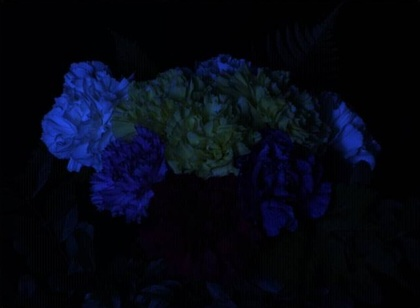
%> input picture filters/SIAM IS-2015-Non-local Retinex/Flores_Original.jpg, 420 x 308 px, shrunk from 632 x 464 before the run
$ octave --eval "result = ContrastEnhancement('Flores_Original.jpg');"   (GNU Octave 9; MATLAB toolbox functions it lacks are replaced by stand-ins)
%> lines starting %> are read from the running program, lines starting %| are printed output that depends on the picture
### filters/SIAM IS-2015-Non-local Retinex/weights_color.m
function W = weights_color(I,ws,thres)
% Helper function to compute color-based weights
% Compute the color weight (measure the similarity in color) given by the
% following formula:
%      W(x,y) = 1 if  cos((rx gx bx), (ry gy by))>=thres,
%             = 0, otherwise
% for all y in the window search of size (2*ws+1)x(2*ws+1), centered at x
%
%
% Authors: Dominique Zosso & Giang Tran
% UCLA, Department of Mathematics
%
% zosso@math.ucla.edu --- http://www.math.ucla.edu/~zosso
% Initial release 2014-08-11 (c) 2014
%
% W = weights_color(I,ws,thres)
%
% Input:
% ------
% I         - input color image (nxm), N = nxm
% ws        - half of the window size. ws default is 2
% thres     - color threshold. thres default is cos(5.0*pi/180.0)
%
% Output:
% -------
% W         - the color-distance based binary weights (NxN)
%
% When using this code, please do cite our papers:
%
% D. Zosso, G. Tran, S. Osher, "A unifying retinex model based on non-local
% differential operators," IS&T / SPIE Electronic Imaging: Computational
% Imaging XI, San Francisco, USA, 2013.
% DOI: http://dx.doi.org/10.1117/12.2008839
% Preprint: ftp://ftp.math.ucla.edu/pub/camreport/cam13-03.pdf
%
% D. Zosso, G. Tran, S. Osher, "Non-local Retinex - A Unifying Framework
% and Beyond," SIAM Journal on Imaging Science (submitted).
% Preprint: ftp://ftp.math.ucla.edu/pub/camreport/cam14-49.pdf
%

if (nargin == 1)
    ws = 2;
    thres = cos(5.0*pi/180.0);
end

[rows,cols,h] = size(I);
% patch window vector at every pixel Ipatch(1:h,i) = (ri,gi,bi)
Ipatch = zeros(h,rows*cols);
for i=1:h
    tmp = I(:,:,i);
    Ipatch(i,:) = tmp(:);
end
% Normalize
SSI = sqrt(sum(Ipatch.^2));% norm of each column of Ipatch
Ipatch = Ipatch./repmat(SSI,h,1);

% dist(:,i) = cos(I_i(t)*I_j(t)) where -ws <= t1,t2 <= ws for all j in the search window centered at i
pixels = rows*cols;
dist = zeros((2*ws+1)^2,pixels);
[r,c] = ind2sub([rows,cols],1:pixels);
for wc = 0:ws
    for wr = -ws:ws
        idx =1:pixels;

        im_index = wr+wc*rows +idx;% position in the image

        idx_keep = find(wr+r > 0 & wr+r <= rows & wc+c<=cols);

        k=(wc+ws)*(2*ws+1)+wr+ws+1;% position in the search window
        dist(k,idx_keep) = sum(Ipatch(:,im_index(idx_keep)).*Ipatch(:,idx_keep));% cosine distance
        dist((2*ws+1)^2+1-k,im_index(idx_keep)) = dist(k,idx_keep);% reflect through the vertical axis passing origin
   end
end
% Computing the weight by define dist(dist<thres)=0;

dist(dist==1.0) = 0.0;
dist(dist<thres) = 0.0;% disregard unsimilarity pixels
[trows,tcols,~] = find(dist); % trows in 1:(2*ws+1)^2; tcols in 1:pixels

% position in the vector image I
ind1 = tcols;
ind2 = ind1 + trows + floor((trows-1)/(2*ws+1))*(rows-2*ws-1)-ws-1-ws*rows;
%W = sparse(ind1,ind2,tvalues,pixels,pixels);
W = sparse(ind1,ind2,1,pixels,pixels);


### filters/SIAM IS-2015-Non-local Retinex/weights_Gaussian.m
function W = weights_Gaussian( I, d, sigma )
% Helper function to compute "semi-local" distance-based Gaussian weights
% W(point1,point2) =
%     {1/(2*pi*sigma^2)}*exp{-dist^2(point1,point2)/(2sigma^2)}
%
% where point1 and point2 are two points in I,
% and point2 is in a square of size (2*d+1)x(2*d+1), centered at point1.
%
% Authors: Dominique Zosso & Giang Tran
% UCLA, Department of Mathematics
%
% zosso@math.ucla.edu --- http://www.math.ucla.edu/~zosso
% Initial release 2014-08-11 (c) 2014
%
% Input:
% ------
% I         - Input image (nxm), N = nxm
% d         - radius of Gaussian kernel support
% sigma     - standard deviation of Gaussian kernel
%
% Output:
% -------
% W         - sparse weight matrix (NxN)
%
%
% When using this code, please do cite our papers:
%
% D. Zosso, G. Tran, S. Osher, "A unifying retinex model based on non-local
% differential operators," IS&T / SPIE Electronic Imaging: Computational
% Imaging XI, San Francisco, USA, 2013.
% DOI: http://dx.doi.org/10.1117/12.2008839
% Preprint: ftp://ftp.math.ucla.edu/pub/camreport/cam13-03.pdf
%
% D. Zosso, G. Tran, S. Osher, "Non-local Retinex - A Unifying Framework
% and Beyond," SIAM Journal on Imaging Science (submitted).
% Preprint: ftp://ftp.math.ucla.edu/pub/camreport/cam14-49.pdf
%

if (nargin==1)
    d=3;
    sigma = 3;
end

[Ny, Nx] = size(I);
N = Nx * Ny;
[yi, xi] = ind2sub( [Ny,Nx], 1:N );

% Gaussian kernel
kernel = fspecial( 'Gaussian', 2*d+1, sigma );
% kernel at the center = 0
kernel( size(kernel,1)/2+0.5, size(kernel,2)/2+0.5 ) = 0;
% Normalized kernel
kernel = kernel / sum(kernel(:));
%--> kernel can be used as a LUT, now

W = sparse(N,N);

for dx = -d:d
    for dy = -d:d
        xip = xi+dx;
        yip = yi+dy;
        % Check two points are within a square of size 2d+1 and within the image size range
        i = find( (xip <= Nx) & (xip > 0) & (yip <= Ny) & (yip > 0) );

        j = sub2ind( [Ny,Nx], yip(i), xip(i) );
        W = W + sparse( i, j, kernel(dy+d+1,dx+d+1), N, N );
    end
end

end

### filters/SIAM IS-2015-Non-local Retinex/gradient_filter.m
function [f, tau] = gradient_filter( filter_option, w1, w2, lambda )
% Helper function that selects a filter function handle for gradient
% filtering
%
% Authors: Dominique Zosso & Giang Tran
% UCLA, Department of Mathematics
%
% zosso@math.ucla.edu --- http://www.math.ucla.edu/~zosso
% Initial release 2014-08-11 (c) 2014
%
% f = gradient_filter( filter_option )
%
% Input:
% ------
% filter_option - filter name: 'hard', 'soft', 'scale', 'unshrink', 'none'
% w1            - weight matrices for gradient sparsity
% w2            - weight matrices for gradient fidelity
% lambda        - gradient fidelity/sparsity balancing weight
%
% Output:
% -------
% f             - handle to selected filter function
% tau           - sparse adaptive threshold matrix (NxN)
%
% When using this code, please do cite our papers:
%
% D. Zosso, G. Tran, S. Osher, "A unifying retinex model based on non-local
% differential operators," IS&T / SPIE Electronic Imaging: Computational
% Imaging XI, San Francisco, USA, 2013.
% DOI: http://dx.doi.org/10.1117/12.2008839
% Preprint: ftp://ftp.math.ucla.edu/pub/camreport/cam13-03.pdf
%
% D. Zosso, G. Tran, S. Osher, "Non-local Retinex - A Unifying Framework
% and Beyond," SIAM Journal on Imaging Science (submitted).
% Preprint: ftp://ftp.math.ucla.edu/pub/camreport/cam14-49.pdf
%

switch filter_option
    case 'hard'
        f = @(z,tau) z.*(abs(z)>tau); % hard threshold (Morel, Ma2011)
        sw1 = sqrt(w1);
        sw2 = sqrt(w2);
    case 'soft'
        f = @(z,tau) (z-sign(z)*tau).*(abs(z)>tau); % soft threshold (Ma2010, Ng&Wang)
        sw1 = sqrt(w1);
        sw2 = (w2);
    case 'scale'
        f = @(z,tau) z/(1+tau); % uniform scaling (Kimmel)
        sw1 = (w1);
        sw2 = (w2);
    case 'unshrink'
        f = @(z,tau) z + sign(z)*tau; % unshrinking (Bertalmio&PalmaAmestoy)
        sw1 = sqrt(w1);
        sw2 = (w2);
    case 'none'
        f = @(z,tau) z; % identity (= no filtering)
        sw1 = (w1);
        sw2 = (w2);
end

N = size(sw1,1);

[row,col,v] = find(sw1);
v = v./sw2(find(sw1));

tau = lambda*sparse(row,col,v,N,N);
tau(isinf(tau)) = 1e+5;
end

### filters/SIAM IS-2015-Non-local Retinex/filtered_gradients.m
function grad = filtered_gradients(I,w3,f,tau)
% Helper function that filters gradients of image I and weights w3, using
% filter function f and threshold parameter tau.
%
% Authors: Dominique Zosso & Giang Tran
% UCLA, Department of Mathematics
%
% zosso@math.ucla.edu --- http://www.math.ucla.edu/~zosso
% Initial release 2014-08-11 (c) 2014
%
% grad = filtered_gradients( I, w3, f, tau )
%
% Input:
% ------
% I         - Image defined on nodes V (Nx1)
% w3        - non-negative weight matrix on edges E (NxN)
% f         - gradient filter function (see gradient_filter.m)
% tau       - thresholding parameter to f
%
% Output:
% -------
% grad      - filtered gradient on edges E (NxN)
%
% When using this code, please do cite our papers:
%
% D. Zosso, G. Tran, S. Osher, "A unifying retinex model based on non-local
% differential operators," IS&T / SPIE Electronic Imaging: Computational
% Imaging XI, San Francisco, USA, 2013.
% DOI: http://dx.doi.org/10.1117/12.2008839
% Preprint: ftp://ftp.math.ucla.edu/pub/camreport/cam13-03.pdf
%
% D. Zosso, G. Tran, S. Osher, "Non-local Retinex - A Unifying Framework
% and Beyond," SIAM Journal on Imaging Science (submitted).
% Preprint: ftp://ftp.math.ucla.edu/pub/camreport/cam14-49.pdf
%

N = length(I(:));
[row,col,~] = find(w3);
z = sparse(row,col, I(col)-I(row),N,N);
fgrad = f(z,tau);
grad = fgrad.*sqrt(w3);
end

### filters/SIAM IS-2015-Non-local Retinex/L1_retinex_solver.m
function r = L1_retinex_solver( W, alpha, beta, f, tau, I, rho, inner, relTol, pcgTol )
% Core retinex solver for the L1 (p=1) gradient fidelity case.
%
% Authors: Dominique Zosso & Giang Tran
% UCLA, Department of Mathematics
%
% zosso@math.ucla.edu --- http://www.math.ucla.edu/~zosso
% Initial release 2014-08-11 (c) 2014
%
% r = L1_retinex_solver( W, alpha, beta, f, tau, I, rho, inner, relTol, pcgTol )
%
% Input:
% ------
% W         - weight matrix of size NxN
% alpha     - contrast compression, weight of L2(r)^2 term
% beta      - fidelity, weight of the term L2(r-i)^2
% f         - the gradient filter function
% tau       - threshold NxN
% I         - original image written as a column vector Nx1
% rho       - penalty weight for the ADMM quadratic constraint penalty
% inner     - max number of ADMM iterations (typical 150)
% reltol    - tolerance to stop the ADMM iterations (relTol = 5e-5)
% pcgTol    - tolerance to stop the pcg in solving Ax=b (pcgTol = 1e-6)
%
% Output:
% -------
% r         - reflectance of size Nx1
%
% When using this code, please do cite our papers:
%
% D. Zosso, G. Tran, S. Osher, "A unifying retinex model based on non-local
% differential operators," IS&T / SPIE Electronic Imaging: Computational
% Imaging XI, San Francisco, USA, 2013.
% DOI: http://dx.doi.org/10.1117/12.2008839
% Preprint: ftp://ftp.math.ucla.edu/pub/camreport/cam13-03.pdf
%
% D. Zosso, G. Tran, S. Osher, "Non-local Retinex - A Unifying Framework
% and Beyond," SIAM Journal on Imaging Science (submitted).
% Preprint: ftp://ftp.math.ucla.edu/pub/camreport/cam14-49.pdf
%

% PreCompute
N = length(I(:));
L = make_Laplacian(W);

% initialization
nabla_i = filtered_gradients( I, W, f, tau );
d = sparse( N, N );
mu = sparse( N, N );
r = I;

A = (alpha/rho + beta/rho)*speye(N) - L;

err = 1;
tol = relTol*norm(I,2);
k = 0;

[rows,cols,values] = find(W);
svalues = sqrt(values);

while ((err>tol) && (k<inner))
    k = k+1;

    % r-step
    rp = r;
    div_d_mu = nonlocal_divergence( W, d - mu/rho );
    b = beta/rho*I - div_d_mu;
    [r,~] = pcg(A,b,pcgTol,100);

    % d-step
    nabla_r = sparse(rows, cols, (r(cols)-r(rows)).*svalues, N, N );

    dtmp = nabla_r - nabla_i + mu/rho;
    d = (dtmp-sign(dtmp)*0.5/rho).*(abs(dtmp) >(0.5/rho)) + nabla_i;

    % mu-step
    mu = mu + rho*( nabla_r - d );

    % error
    err=sum(sum((rp-r).^2));
end

end

### filters/SIAM IS-2015-Non-local Retinex/nonlocal_divergence.m
function div = nonlocal_divergence( W, v )
% Helper function that computes the non-local divergence of vector v on
% graph weights W.
%
% Authors: Dominique Zosso & Giang Tran
% UCLA, Department of Mathematics
%
% zosso@math.ucla.edu --- http://www.math.ucla.edu/~zosso
% Initial release 2014-08-11 (c) 2014
%
% div = nonlocal_divergence( W, v )
%
% Input:
% ------
% W         - Weight matrix (NxN)
% v         - vector field (NxN)
%
% Output:
% -------
% div       - divergence of vector field (Nx1)
%
%
% When using this code, please do cite our papers:
%
% D. Zosso, G. Tran, S. Osher, "A unifying retinex model based on non-local
% differential operators," IS&T / SPIE Electronic Imaging: Computational
% Imaging XI, San Francisco, USA, 2013.
% DOI: http://dx.doi.org/10.1117/12.2008839
% Preprint: ftp://ftp.math.ucla.edu/pub/camreport/cam13-03.pdf
%
% D. Zosso, G. Tran, S. Osher, "Non-local Retinex - A Unifying Framework
% and Beyond," SIAM Journal on Imaging Science (submitted).
% Preprint: ftp://ftp.math.ucla.edu/pub/camreport/cam14-49.pdf
%
N = size( W, 1 );

in = sqrt(W).*v;
in = in - in';

div = in*ones(N,1);
return

### filters/SIAM IS-2015-Non-local Retinex/make_Laplacian.m
function L = make_Laplacian( W )
% Helper function that builds the Laplacian matrix from graph weights W.
%
% Authors: Dominique Zosso & Giang Tran
% UCLA, Department of Mathematics
%
% zosso@math.ucla.edu --- http://www.math.ucla.edu/~zosso
% Initial release 2014-08-11 (c) 2014
%
% L = make_Laplacian( W )
%
% Input:
% ------
% W         - graph weights (NxN)
%
% Output:
% -------
% L         - Laplacian matrix (NxN)
%
% When using this code, please do cite our papers:
%
% D. Zosso, G. Tran, S. Osher, "A unifying retinex model based on non-local
% differential operators," IS&T / SPIE Electronic Imaging: Computational
% Imaging XI, San Francisco, USA, 2013.
% DOI: http://dx.doi.org/10.1117/12.2008839
% Preprint: ftp://ftp.math.ucla.edu/pub/camreport/cam13-03.pdf
%
% D. Zosso, G. Tran, S. Osher, "Non-local Retinex - A Unifying Framework
% and Beyond," SIAM Journal on Imaging Science (submitted).
% Preprint: ftp://ftp.math.ucla.edu/pub/camreport/cam14-49.pdf
%

L = W+W';
e = -ones( size(L,1), 1 );
L = spdiags( L * e, 0, L );
return

### filters/SIAM IS-2015-Non-local Retinex/ContrastEnhancement.m
function varargout = ContrastEnhancement(imgName)
%> called with imgName = 'Flores_Original.jpg'

% L1/HSV Retinex test for contrast enhancement
%
% Authors: Dominique Zosso & Giang Tran
% UCLA, Department of Mathematics
%
% zosso@math.ucla.edu --- http://www.math.ucla.edu/~zosso
% Initial release 2014-08-11 (c) 2014
%
% When using this code, please do cite our papers:
%
% D. Zosso, G. Tran, S. Osher, "A unifying retinex model based on non-local
% differential operators," IS&T / SPIE Electronic Imaging: Computational
% Imaging XI, San Francisco, USA, 2013.
% DOI: http://dx.doi.org/10.1117/12.2008839
% Preprint: ftp://ftp.math.ucla.edu/pub/camreport/cam13-03.pdf
%
% D. Zosso, G. Tran, S. Osher, "Non-local Retinex - A Unifying Framework
% and Beyond," SIAM Journal on Imaging Science (submitted).
% Preprint: ftp://ftp.math.ucla.edu/pub/camreport/cam14-49.pdf
%

%% prologue

% clear all;
% close all;
% clc;

% image setup
% filename = 'Flores_Original.jpg'; % test Image is from IPOL
filename = imgName;
scale = 'log'; % linear or log image prescaling (gamma correction)
dwnsample = 1; % downsampling factor for speed

% Model parameters
p = 1; % L1-based retinex
lambda = 0.015; % pick a filter parameter / threshold
alpha = 0.50; % weight of additional term L2(r)
beta = 0.5; % weight of additional term L2(r-i)
rho = 0.10; % penalty weight for ADMM
inner = 150; % maximum number of inner ADMM iterations
relTol = 5e-5; % relative tolerance for L0/L1 optimization
pcgTol = 1e-6; % PCG-tolerance for L0/L1 optimization
filter = 'hard'; % Morel-like hard thresholding


%% preprocessing


% image loading
im = double(imread(filename));

% normalize and log-convert each color channel

for ch = 1:size(im,3)
    I = im(:,:,ch);

%     I = downsample(I', dwnsample);
%     I = downsample(I', dwnsample);

    I = I/max(I(:));

    switch scale
        case 'log'
            I = log(1+255*I);
        case 'linear'
            I = I*5.5;
    end
    Ilog(:,:,ch) = I; %#ok<SAGROW>
end
%> this loop made 3 passes
%> pass 1, in ContrastEnhancement, `I = im(:,:,ch);`:
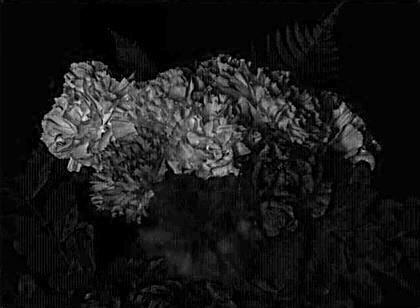
%> I: size 308x420 double; min 0, max 53, mean 4.9; drawn with min black and max white
%> pass 1, in ContrastEnhancement, `I = log(1+255*I);`:
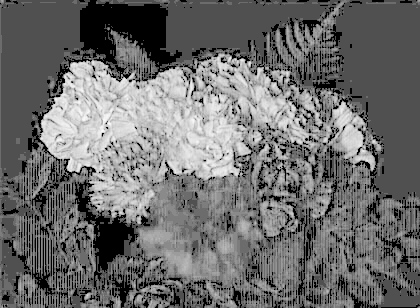
%> I: size 308x420 double; min 0, max 5.55, mean 2.39; drawn with min black and max white
%> pass 2, in ContrastEnhancement, `I = im(:,:,ch);`:
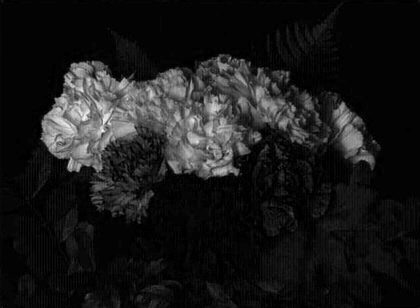
%> I: size 308x420 double; min 0, max 78, mean 7.9; drawn with min black and max white
%> after the loop:
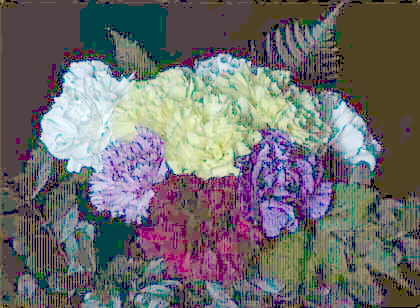
%> Ilog: size 308x420x3 double; mean R, G, B 2.39, 2.36, 2.36; drawn with min black and max white

% perform retinex on lightness channel in HSV-space
Itmp = rgb2hsv(Ilog);
%> Itmp: size 308x420x3 double; mean H, S, V 0.484, 0.391, 2.81
I = Itmp(:,:,3); % V channel
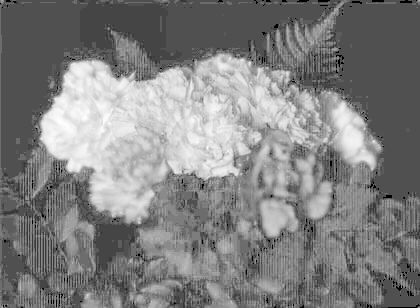
%> I: size 308x420 double; min 0, max 5.55, mean 2.81; drawn with min black and max white

% weight 1 -- sparsity of gradients within same color
w1 = weights_color(Ilog);
%> the loop in weights_color, `for i=1:h` made 3 passes
%> pass 2, in weights_color, `tmp = I(:,:,i);`:
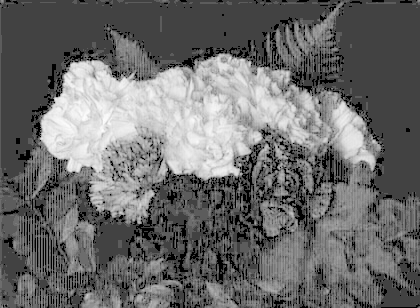
%> tmp: size 308x420 double; min 0, max 5.55, mean 2.36; drawn with min black and max white
%> pass 3, in weights_color, `tmp = I(:,:,i);`:
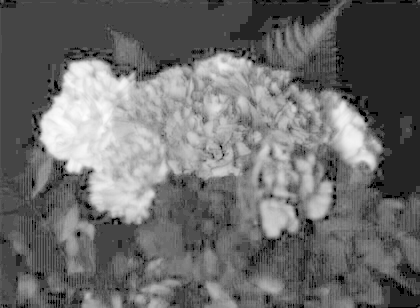
%> tmp: size 308x420 double; min 0, max 5.55, mean 2.36; mean of the top-left, top-right, bottom-left and bottom-right quarters 2.72, 2.06, 2.41, 2.26; drawn with min black and max white
%> in weights_color, `[trows,tcols,~] = find(dist);`: trows = 1886984 values from 1 to 25; tcols = 1886984 values from 1 to 129360

% weight 2 -- fidelity with semi-local Gaussian weights
w2 = weights_Gaussian(I);

% w = max(w2,w1)
W = max(w1,w2);

% selecting and preparing the gradient filter function / adaptive threshold
[f,tau] = gradient_filter(filter,w1,w2,lambda);
%> in gradient_filter, `[row,col,v] = find(sw1);`: v = 1886984 values from 1 to 1


%% main computation

% Gradient Fitting
switch p
    case 0
        r = L0_retinex_solver( W, alpha, beta, f, tau, I(:), rho, inner, relTol, pcgTol );
    case 1
        r = L1_retinex_solver( W, alpha, beta, f, tau, I(:), rho, inner, relTol, pcgTol );
%> in filtered_gradients, `N = length(I(:));`: N = 129360
%> in filtered_gradients, `[row,col,~] = find(w3);`: row = 6222444 values from 1 to 129360
%> in L1_retinex_solver, `tol = relTol*norm(I,2);`: tol = 0.0546
%> in L1_retinex_solver, `[rows,cols,values] = find(W);`: rows = 6222444 values from 1 to 129360; values = 6222444 values from 0.0117 to 1
    case 2
        r = L2_retinex_solver( W, alpha, beta, f, tau, I(:) );
end

% reshape
r = reshape(r,size(I));


%% postprocessing

% compute difference before/after retinex
shading = exp(I - r);
shading = imadjust(shading/max(shading(:)));

% write recovered reflectance as V-channel; re-exponentiate and clip outliers
Itmp(:,:,3) = imadjust(exp(r)/max(exp(r(:))));
expRetinex = hsv2rgb(Itmp);


%% Visualization
% [14 lines of commented-out code are left out]

varargout{1} = expRetinex;

% elap_time = toc;
% title = sprintf('%s - %f s','NL-Retinex result',elap_time);
% varargout{2} = title;

end
%> (the run ends here)
